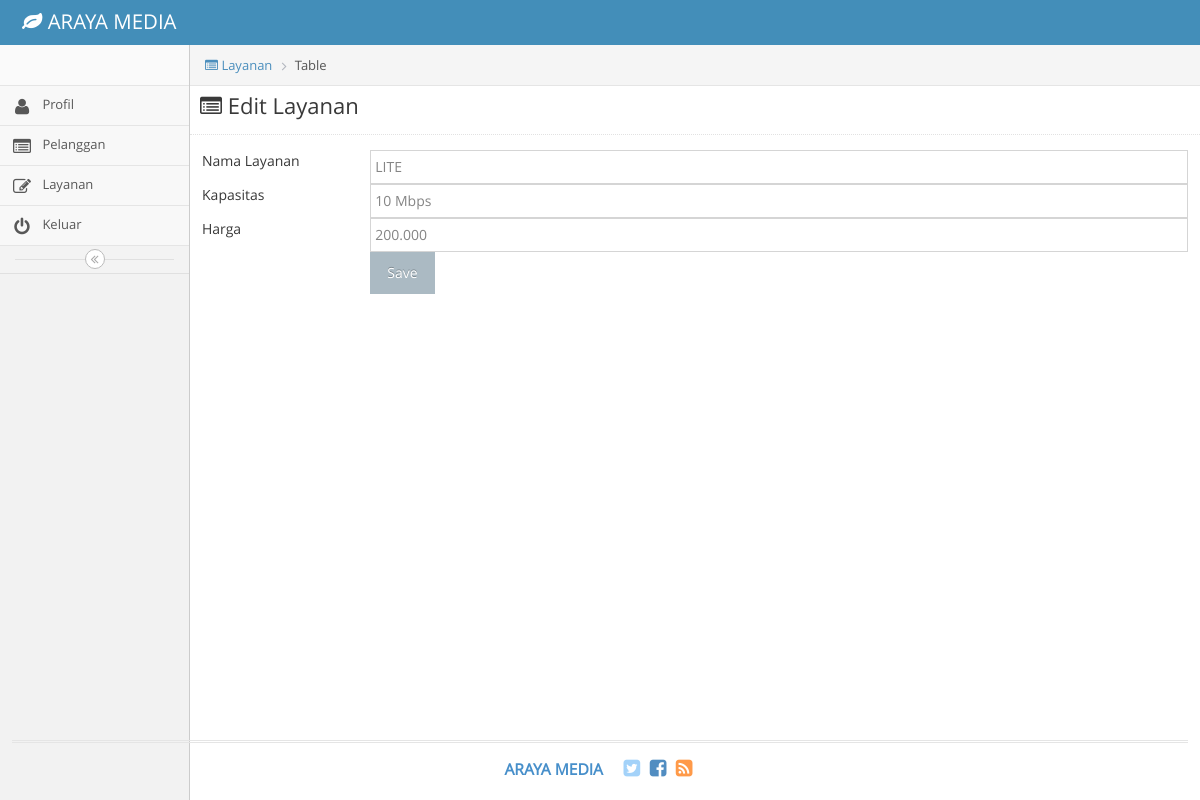
The app's page /index.php/layanan_sales/edit/1 with its own data.
### tables this page shows
CREATE TABLE `layanan` (
  `id_Layanan` int(11) NOT NULL,
  `id_Layanan_Jenis` int(11) DEFAULT NULL,
  `Nama_Layanan` text DEFAULT NULL,
  `Nama_Layanan_Jenis` varchar(45) DEFAULT NULL,
  `Tgl_Aktifasi` date DEFAULT NULL,
  `Kapasitas` varchar(45) DEFAULT NULL,
  `Harga` varchar(45) DEFAULT NULL
);

### application/controllers/layanan_sales.php (called while the page is built, shortened)
<?php
class Layanan_sales extends CI_Controller {
		public function edit()
	{
		$id=$this->uri->segment(3);
		$layanan=$this->db->get_where("layanan",array("id_Layanan"=>$id))->row();
		$data = array(
			'form' => 'editlayanan_sales',
			'layanan' => $layanan
		);
		$this->load->view('editlayanan_sales',$data);
	}
}

### index.php (called while the page is built, shortened)
<?php
require_once BASEPATH.'core/CodeIgniter.php';

### application/views/editlayanan_sales.php (the view, shortened to what this page needs)
<!DOCTYPE html>
<html lang="en">
	<head>
		<link rel="stylesheet" href="<?php echo base_url()?>assets/css/bootstrap.min.css" />
		<link rel="stylesheet" href="<?php echo base_url()?>assets/font-awesome/4.5.0/css/font-awesome.min.css" />
		<link rel="stylesheet" href="<?php echo base_url()?>assets/css/ace.min.css" class="ace-main-stylesheet" id="main-ace-style" />
		<link rel="stylesheet" href="<?php echo base_url()?>assets/css/ace-skins.min.css" />
		<link rel="stylesheet" href="<?php echo base_url()?>assets/css/ace-rtl.min.css" />
	</head>
	<body class="no-skin">
		<div id="navbar" class="navbar navbar-default          ace-save-state">
			<div class="navbar-container ace-save-state" id="navbar-container">
				<div class="navbar-header pull-left">
					<a href="home" class="navbar-brand">
						<small>
							<i class="fa fa-leaf"></i>
							ARAYA MEDIA
						</small>
					</a>
				</div>
			</div>
		</div>
		<div class="main-container ace-save-state" id="main-container">
			<div id="sidebar" class="sidebar                  responsive                    ace-save-state">
				<div class="sidebar-shortcuts" id="sidebar-shortcuts">
				</div>
				<ul class="nav nav-list">
					<li class="">
						<a href="<?php echo base_url("index.php/Profil")?>">
							<i class="menu-icon fa fa-user"></i>
							<span class="menu-text">
								Profil
							</span>
						</a>
					</li>
					<li class="">
						<a href="<?php echo base_url("index.php/pelanggan")?>">
							<i class="menu-icon fa fa-list-alt"></i>
							<span class="menu-text">
								Pelanggan
							</span>
						</a>
					</li>
					<li class="">
						<a href="<?php echo base_url("index.php/layanan_sales")?>">
							<i class="menu-icon fa fa-pencil-square-o"></i>
							<span class="menu-text">
								Layanan
							</span>
						</a>
					</li>
					<li class="">
						<a href="<?php echo base_url("index.php/login")?>">
							<i class="menu-icon fa fa-power-off"></i>
							<span class="menu-text">
								Keluar
							</span>
						</a>
					</li>
				</ul>
				<div class="sidebar-toggle sidebar-collapse" id="sidebar-collapse">
					<i id="sidebar-toggle-icon" class="ace-icon fa fa-angle-double-left ace-save-state" data-icon1="ace-icon fa fa-angle-double-left" data-icon2="ace-icon fa fa-angle-double-right"></i>
				</div>
			</div>
			<div class="main-content">
				<div class="main-content-inner">
					<div class="breadcrumbs ace-save-state" id="breadcrumbs">
						<ul class="breadcrumb">
						<li><a href=""><i class="menu-icon fa fa-list-alt"></i> Layanan</li></a>
              			<li><i class="icon_document_alt"></i>Table</li>
						</ul>
					</div>
						<h3 class="page-header"><i class="menu-icon fa fa-list-alt" style="margin-left: 10px"></i> Edit Layanan</h3>
<section class="wrapper">
	<table class="table table-striped table-advance table-hover">
                 <div class="form">
                  <form class="form-validate form-horizontal" id="feedback_form" method="post" action="<?php echo base_url("index.php/layanan_sales/update")?>">
                    <div class="form-group">
                      <label for="cname" class="control-label col-lg-2">Nama Layanan <span class="required"></span></label>
                      <div class="col-lg-10">
                        <input class="form-control" id="Username" name="Nama_Layanan" type="text" value="<?php echo $layanan->Nama_Layanan ?>" required />
                      </div>
                    </div>
                      </div>
                         <div class="form-group ">
                      <label for="cname" class="control-label col-lg-2">Kapasitas <span class="required"></span></label>
                      <div class="col-lg-10">
                        <input class="form-control" id="Username" name="Kapasitas" type="text" value="<?php echo $layanan->Kapasitas ?>" required />
                      </div>
                         <div class="form-group ">
                      <label for="cname" class="control-label col-lg-2">Harga <span class="required"></span></label>
                      <div class="col-lg-10">
                        <input class="form-control" id="Username" name="Harga" type="text" value="<?php echo $layanan->Harga ?>" required />
                      </div>
                    </div>
                    <div class="form-group">
                      <div class="col-lg-offset-2 col-lg-10">
                        <button class="btn btn -primary"  type="submit">Save</button>
                      </div>
                    </div>
                </div>
</section>
											</div>
										</div>
									</div>
			<div class="footer">
				<div class="footer-inner">
					<div class="footer-content">
						<span class="bigger-120">
							<span class="blue bolder">ARAYA MEDIA </span>
						</span>
						<span class="action-buttons">
							<a href="#">
								<i class="ace-icon fa fa-twitter-square light-blue bigger-150"></i>
							</a>
							<a href="#">
								<i class="ace-icon fa fa-facebook-square text-primary bigger-150"></i>
							</a>
							<a href="#">
								<i class="ace-icon fa fa-rss-square orange bigger-150"></i>
							</a>
						</span>
					</div>
				</div>
			</div>
	</body>
</html>

### records on screen
layanan: Nama_Layanan "LITE", Kapasitas "10 Mbps", Harga "200.000"
